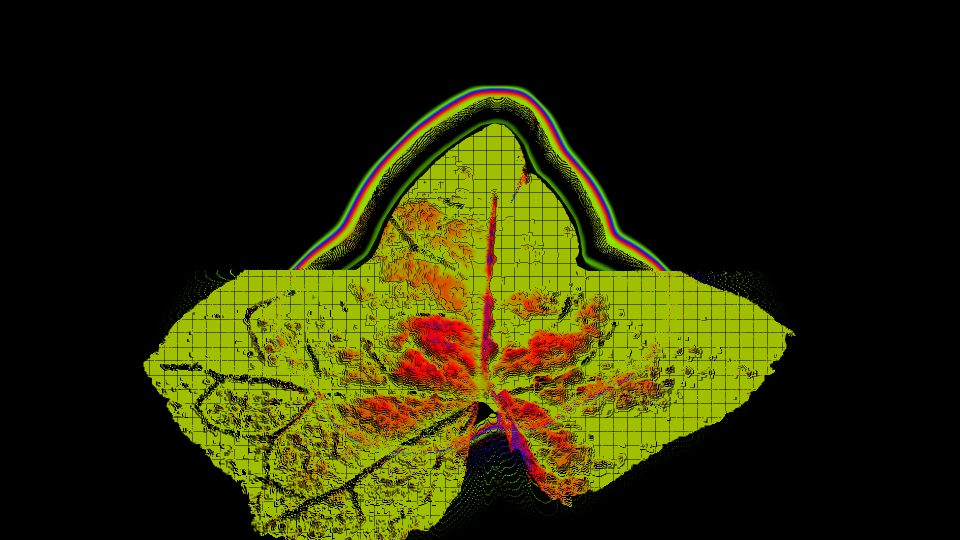
#> input picture Sesion01/reaction.jpg, 960 x 540 px, found by its file name
$ python CV11_operaciones_imgs.py
#> lines starting #> are read from the running program, lines starting #| are printed output that depends on the picture; after the words box and inside, x2 and y2 are one past the last pixel; in counts of white or black regions, pixels touching at a corner belong together
# -*- coding: utf-8 -*-

"""
interspecifics - taller OpenCV
Sesion 02, Ejemplo 11

Procesamiento de imágenes:
    .escala de gris
    .threshold

Created on Fri Aug 23 08:51:47 2019
@author: E
"""


import cv2


img_filename = 'reaction.jpg'
nombre_ventana = "CV11_operaciones_con_imagen: threshold"
#cv2.namedWindow(nombre_ventana)

img = cv2.imread(img_filename, cv2.IMREAD_UNCHANGED)
#> img is the input picture: shape (540, 960, 3); mean B, G, R 5, 42, 41.8
print('Dimensiones de la imagen:', img.shape)
#| Dimensiones de la imagen: (540, 960, 3)

while True:
    gray_img = cv2.cvtColor(img, cv2.COLOR_BGR2GRAY)
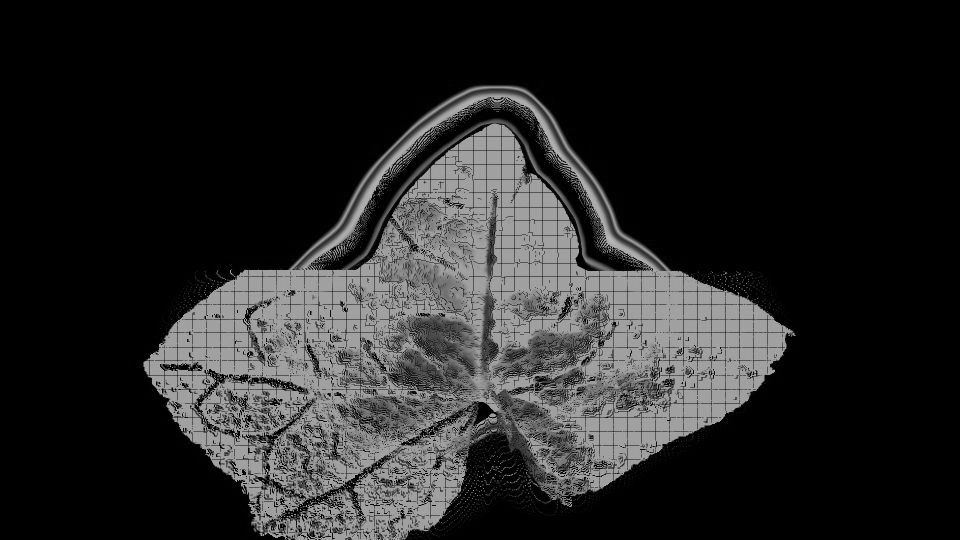
#> gray_img: shape (540, 960); min 0, max 194, mean 37.8
    thresh_img = cv2.threshold(gray_img, 32, 255, cv2.THRESH_BINARY)[1]
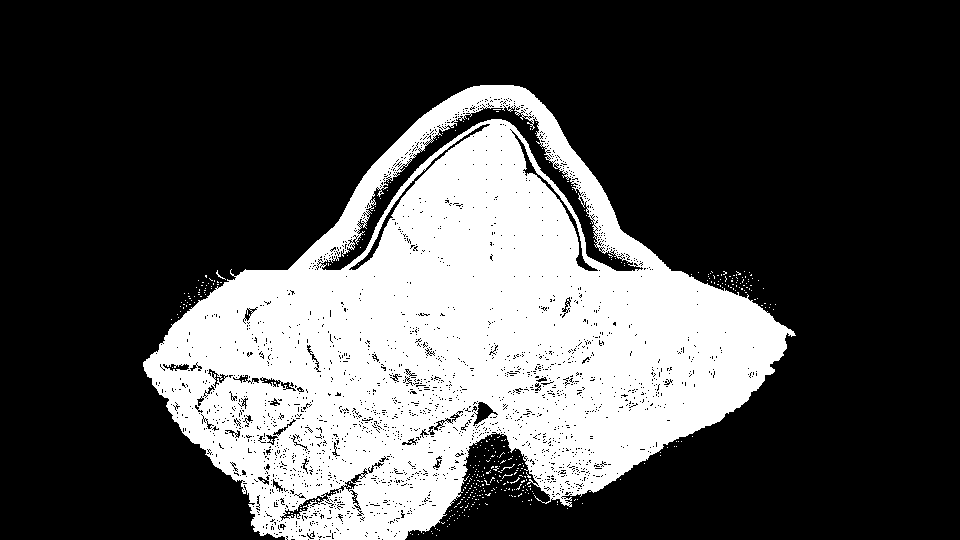
#> thresh_img: shape (540, 960); 29.4% white; 382 white regions (380 under 20 px), largest, box (x1, y1, x2, y2) and area: (143, 85, 796, 540) 151599, (216, 270, 226, 280) 20
    # Displaying image in gray_scale
    cv2.imshow("Image", img)
    cv2.imshow("Gray Img", gray_img)
    cv2.imshow("Threshold Img", thresh_img)
    key = cv2.waitKey(1)
#> (key q is pressed here)
    # si 'q' termina
    if key == ord('q'):
        break
cv2.destroyAllWindows()
